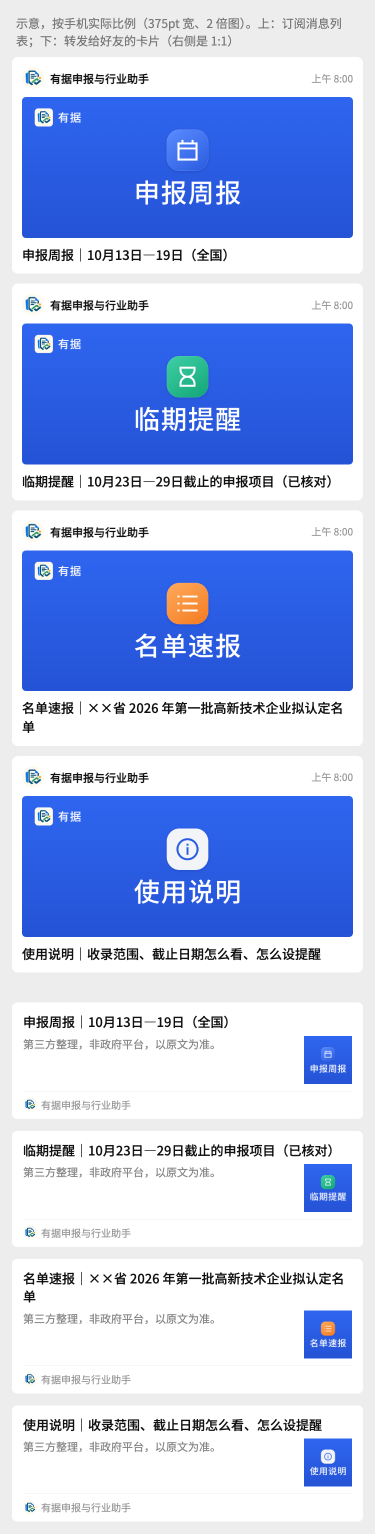
#> input picture designs/公众号/预览_手机上的样子.png, 750 x 3067 px (shown at 1/2 size)
$ python -i render.py   (imports and definitions only)
#> lines starting #> are read from the running program, lines starting #| are printed output that depends on the picture
"""用本机 Chrome（无界面）把封面 SVG 渲染成同尺寸的 PNG：python render.py <svg>...

无界面 Chrome 截完图后常常不退出，所以等 PNG 写完、大小不再变化就结束它（同 docs/设计/原型v2/生成脚本/render.sh）。
截出来的图再用 Pillow 存成不带透明通道的 PNG，体积小一些。
"""

import shutil
import subprocess
import sys
import tempfile
import time
from concurrent.futures import ThreadPoolExecutor
from pathlib import Path

from PIL import Image

CHROME = "/Applications/Google Chrome.app/Contents/MacOS/Google Chrome"


def svg_size(svg):
    head = svg.read_text(encoding="utf-8")[:300]
    width = int(head.split('width="', 1)[1].split('"', 1)[0])
    height = int(head.split('height="', 1)[1].split('"', 1)[0])
    return width, height


def render(src, size=None, out=None, trim_to=None):
    """src 是 SVG 或 HTML；size 不给时取 SVG 的宽高。trim_to 给一个背景色时，把底部多出的空白裁掉（长页面用）。"""
    src = Path(src).resolve()
    width, height = size or svg_size(src)
    out = Path(out).resolve() if out else src.with_suffix(".png")
    out.unlink(missing_ok=True)
    profile = tempfile.mkdtemp(prefix="cover-chrome-")
    proc = subprocess.Popen(
        [CHROME, "--headless=new", "--disable-gpu", "--hide-scrollbars", "--no-first-run",
         f"--user-data-dir={profile}", "--force-device-scale-factor=1", f"--window-size={width},{height}",
         "--virtual-time-budget=5000", f"--screenshot={out}", src.as_uri()],
        stdout=subprocess.DEVNULL, stderr=subprocess.DEVNULL,
    )
    last = -1
    for _ in range(120):
        time.sleep(0.5)
        if out.exists():
            size_now = out.stat().st_size
            if size_now and size_now == last:
                break
            last = size_now
    proc.kill()
    proc.wait()
    shutil.rmtree(profile, ignore_errors=True)
    if not out.exists():
        return f"{src.name}：渲染失败"
    img = Image.open(out).convert("RGB")
    assert img.size == (width, height), (src.name, img.size)
    if trim_to:
        bottom = height
        while bottom > 1 and all(img.getpixel((x, bottom - 1)) == trim_to for x in range(0, width, 5)):
            bottom -= 1
        img = img.crop((0, 0, width, min(height, bottom + 24)))
    img.save(out, "PNG", optimize=True)
    return f"{out.name} {img.size[0]}×{img.size[1]} {out.stat().st_size // 1024} KB"


# [4 lines not run here, left out]

>>> import cv2
>>> picture = cv2.imread('../预览_手机上的样子.png', cv2.IMREAD_GRAYSCALE)
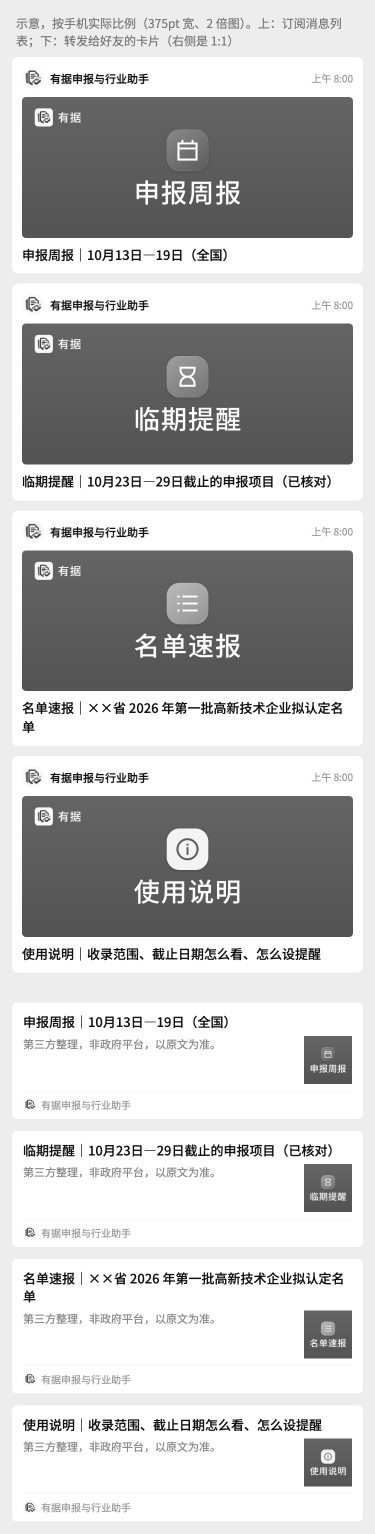
#> picture: shape (3067, 750) (shown at 1/2 size); min 17, max 255, mean 192.7
#> (the run stopped early here; a loop or call above may not have finished)
